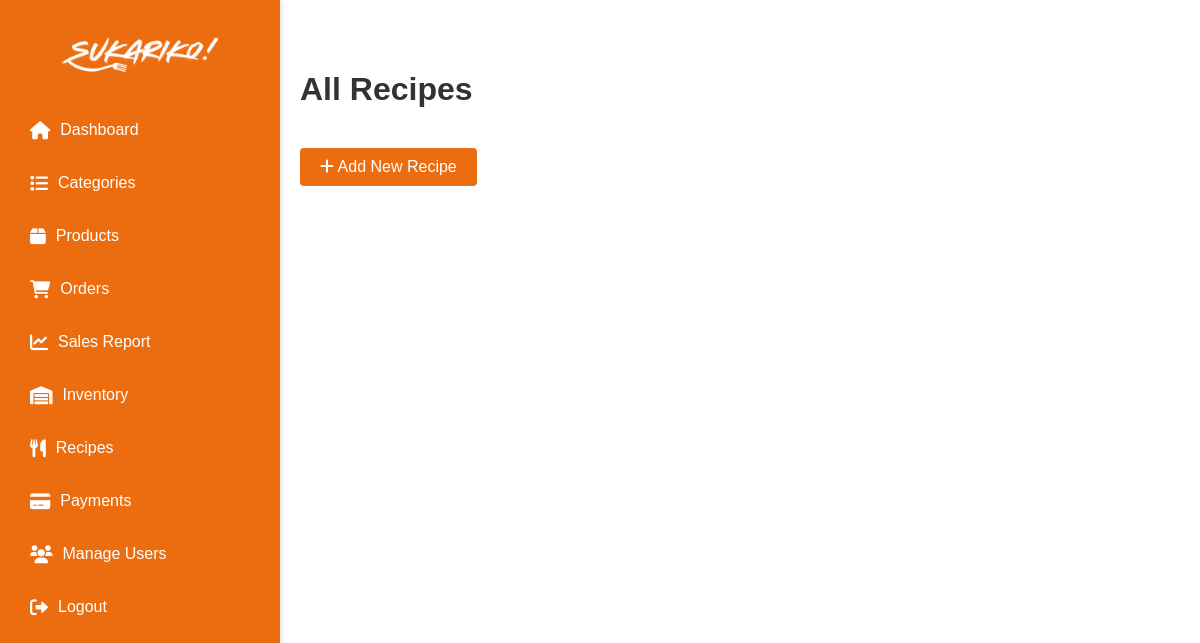
Page /Super_Admin/view.recipes.php (signed in) on the earlier database version.
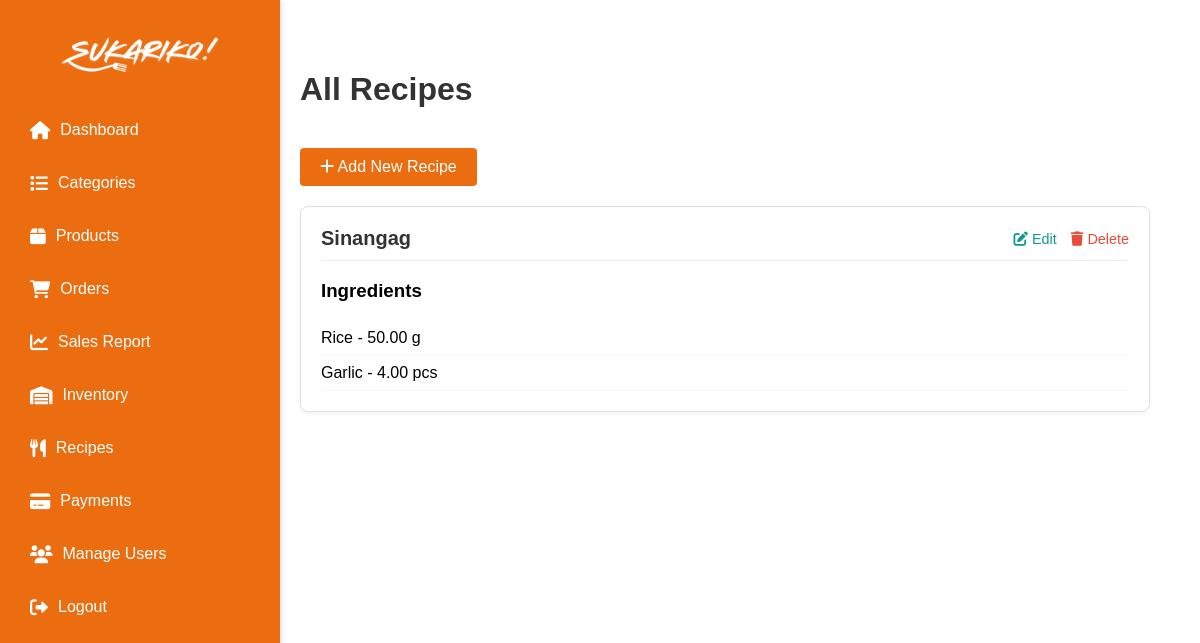
Same page on the later database version.
### tables this page shows
CREATE TABLE `recipes` (
  `id` int(11) NOT NULL,
  `recipe_name` varchar(255) NOT NULL,
  `created_at` timestamp NOT NULL DEFAULT current_timestamp(),
  `updated_at` timestamp NOT NULL DEFAULT current_timestamp() ON UPDATE current_timestamp()
);

CREATE TABLE `recipe_ingredients` (
  `id` int(11) NOT NULL,
  `recipe_id` int(11) DEFAULT NULL,
  `item_id` int(11) DEFAULT NULL,
  `quantity` decimal(10,2) DEFAULT NULL,
  `unit` varchar(50) DEFAULT NULL
);

CREATE TABLE `inventory_items` (
  `id` int(11) NOT NULL,
  `item_name` varchar(100) NOT NULL,
  `category` varchar(50) DEFAULT NULL,
  `unit` varchar(20) DEFAULT NULL,
  `current_stock` decimal(10,2) DEFAULT 0.00,
  `reorder_level` decimal(10,2) DEFAULT 0.00,
  `cost_price` decimal(10,2) DEFAULT 0.00,
  `supplier_id` int(11) DEFAULT NULL,
  `updated_at` timestamp NULL DEFAULT NULL,
  `last_updated` timestamp NOT NULL DEFAULT current_timestamp() ON UPDATE current_timestamp()
);

### Super_Admin/view.recipes.php (the view, shortened to what this page needs)
<?php
include_once(__DIR__ . '/../db.php');
$recipes = $pdo->query("SELECT * FROM recipes")->fetchAll();
?>
<!DOCTYPE html>
<html lang="en">
<head>
    <link rel="stylesheet" href="https://cdnjs.cloudflare.com/ajax/libs/font-awesome/6.0.0/css/all.min.css">
</head>
<body>
    <div class="sidebar">
        <h2><img src="../imgmain/logo1.png" alt="POS Logo"></h2>
        <ul>
            <li><a href="super_admin_dashboard.php"><i class="fas fa-home"></i> Dashboard</a></li>
            <li><a href="categories.php"><i class="fas fa-list"></i> Categories</a></li>
            <li><a href="products.php"><i class="fas fa-box"></i> Products</a></li>
            <li><a href="orders.php"><i class="fas fa-shopping-cart"></i> Orders</a></li>
            <li><a href="sales_report.php"><i class="fas fa-chart-line"></i> Sales Report</a></li>
            <li><a href="view_inventory.php"><i class="fas fa-warehouse"></i> Inventory</a></li>
            <li><a href="view_recipes.php" class="active"><i class="fas fa-utensils"></i> Recipes</a></li>
            <li><a href="payments.php"><i class="fas fa-credit-card"></i> Payments</a></li>
            <li><a href="users.php"><i class="fas fa-users"></i> Manage Users</a></li>
            <li><a href="/POS/logout.php"><i class="fas fa-sign-out-alt"></i> Logout</a></li>
        </ul>
    </div>
    <div class="main-content">
        <div class="content-container">
            <h1>All Recipes</h1>
            <a href="add_recipe.php" class="btn-add">
                <i class="fas fa-plus"></i> Add New Recipe
            </a>
            <?php foreach ($recipes as $recipe): ?>
                <div class="recipe-card">
                    <div class="recipe-header">
                        <h2 class="recipe-title"><?= htmlspecialchars($recipe['recipe_name']) ?></h2>
                        <div class="action-buttons">
                            <a href="#" class="edit-btn" onclick="toggleEditForm(<?= $recipe['id'] ?>)">
                                <i class="fas fa-edit"></i> Edit
                            </a>
                            <a href="?delete=<?= $recipe['id'] ?>" class="delete-btn" onclick="return confirm('Are you sure you want to delete this recipe?');">
                                <i class="fas fa-trash"></i> Delete
                            </a>
                        </div>
                    </div>
                    <h3>Ingredients</h3>
                    <ul class="ingredients-list">
                        <?php
                        $stmt = $pdo->prepare("
                            SELECT ri.quantity, ri.unit, ii.item_name
                            FROM recipe_ingredients ri
                            JOIN inventory_items ii ON ri.item_id = ii.id
                            WHERE ri.recipe_id = ?
                        ");
                        $stmt->execute([$recipe['id']]);
                        $ingredients = $stmt->fetchAll();
                        foreach ($ingredients as $ing) {
                            echo "<li>" . htmlspecialchars($ing['item_name']) . " - " . htmlspecialchars($ing['quantity']) . " " . htmlspecialchars($ing['unit']) . "</li>";
                        }
                        ?>
                    </ul>
                </div>
            <?php endforeach; ?>
        </div>
    </div>
</body>
</html>

Differences in the rows shown:
added recipes: recipe_name "Sinangag"
added recipe_ingredients: inventory_items.item_name "Rice", quantity "50.00", unit "g"
added recipe_ingredients: inventory_items.item_name "Garlic", quantity "4.00", unit "pcs"
